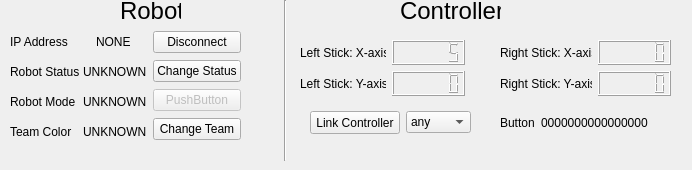
    <widget class="QWidget" name="player1_tab">
     <attribute name="title">
      <string>Player 1</string>
     </attribute>
     <widget class="Line" name="line">
      <property name="geometry">
       <rect>
        <x>240</x>
        <y>0</y>
        <width>91</width>
        <height>161</height>
       </rect>
      </property>
      <property name="orientation">
       <enum>Qt::Vertical</enum>
      </property>
     </widget>
     <widget class="QLabel" name="p1_lab_rob">
      <property name="geometry">
       <rect>
        <x>120</x>
        <y>0</y>
        <width>61</width>
        <height>21</height>
       </rect>
      </property>
      <property name="font">
       <font>
        <pointsize>18</pointsize>
       </font>
      </property>
      <property name="text">
       <string>Robot</string>
      </property>
     </widget>
     <widget class="QLabel" name="p1_lab_cont">
      <property name="geometry">
       <rect>
        <x>400</x>
        <y>0</y>
        <width>101</width>
        <height>21</height>
       </rect>
      </property>
      <property name="font">
       <font>
        <pointsize>18</pointsize>
       </font>
      </property>
      <property name="text">
       <string>Controller</string>
      </property>
     </widget>
     <widget class="QWidget" name="layoutWidget_2">
      <property name="geometry">
       <rect>
        <x>500</x>
        <y>40</y>
        <width>171</width>
        <height>56</height>
       </rect>
      </property>
      <layout class="QHBoxLayout" name="horizontalLayout_3">
       <item>
        <layout class="QVBoxLayout" name="verticalLayout_6">
         <item>
          <widget class="QLabel" name="p1_lab_rightX">
           <property name="text">
            <string>Right Stick: X-axis</string>
           </property>
          </widget>
         </item>
         <item>
          <widget class="QLabel" name="p1_lab_rightY">
           <property name="text">
            <string>Right Stick: Y-axis</string>
           </property>
          </widget>
         </item>
        </layout>
       </item>
       <item>
        <layout class="QVBoxLayout" name="verticalLayout_7">
         <item>
          <widget class="QLCDNumber" name="p1_val_rightX">
           <property name="digitCount">
            <number>6</number>
           </property>
          </widget>
         </item>
         <item>
          <widget class="QLCDNumber" name="p1_val_rightY">
           <property name="digitCount">
            <number>6</number>
           </property>
          </widget>
         </item>
        </layout>
       </item>
      </layout>
     </widget>
     <widget class="QWidget" name="layoutWidget">
      <property name="geometry">
       <rect>
        <x>500</x>
        <y>110</y>
        <width>183</width>
        <height>25</height>
       </rect>
      </property>
      <layout class="QHBoxLayout" name="horizontalLayout_5">
       <item>
        <widget class="QLabel" name="p1_lab_but">
         <property name="minimumSize">
          <size>
           <width>35</width>
           <height>23</height>
          </size>
         </property>
         <property name="maximumSize">
          <size>
           <width>35</width>
           <height>23</height>
          </size>
         </property>
         <property name="text">
          <string>Button</string>
         </property>
        </widget>
       </item>
       <item>
        <widget class="QLabel" name="p1_val_but">
         <property name="minimumSize">
          <size>
           <width>140</width>
           <height>23</height>
          </size>
         </property>
         <property name="maximumSize">
          <size>
           <width>140</width>
           <height>23</height>
          </size>
         </property>
         <property name="text">
          <string>0000000000000000</string>
         </property>
        </widget>
       </item>
      </layout>
     </widget>
     <widget class="QWidget" name="layoutWidget">
      <property name="geometry">
       <rect>
        <x>300</x>
        <y>40</y>
        <width>165</width>
        <height>56</height>
       </rect>
      </property>
      <layout class="QHBoxLayout" name="horizontalLayout_2">
       <item>
        <layout class="QVBoxLayout" name="verticalLayout_3">
         <item>
          <widget class="QLabel" name="p1_lab_leftX">
           <property name="text">
            <string>Left Stick: X-axis</string>
           </property>
          </widget>
         </item>
         <item>
          <widget class="QLabel" name="p1_lab_leftY">
           <property name="text">
            <string>Left Stick: Y-axis</string>
           </property>
          </widget>
         </item>
        </layout>
       </item>
       <item>
        <layout class="QVBoxLayout" name="verticalLayout_5">
         <item>
          <widget class="QLCDNumber" name="p1_val_leftX">
           <property name="digitCount">
            <number>6</number>
           </property>
           <property name="value" stdset="0">
            <double>5.000000000000000</double>
           </property>
          </widget>
         </item>
         <item>
          <widget class="QLCDNumber" name="p1_val_leftY">
           <property name="digitCount">
            <number>6</number>
           </property>
          </widget>
         </item>
        </layout>
       </item>
      </layout>
     </widget>
     <widget class="QWidget" name="layoutWidget">
      <property name="geometry">
       <rect>
        <x>310</x>
        <y>110</y>
        <width>161</width>
        <height>25</height>
       </rect>
      </property>
      <layout class="QHBoxLayout" name="horizontalLayout_9">
       <item>
        <widget class="QPushButton" name="p1_conCont">
         <property name="minimumSize">
          <size>
           <width>90</width>
           <height>23</height>
          </size>
         </property>
         <property name="text">
          <string>Link Controller</string>
         </property>
        </widget>
       </item>
       <item>
        <widget class="QComboBox" name="p1_contSel">
         <item>
          <property name="text">
           <string>any</string>
          </property>
         </item>
         <item>
          <property name="text">
           <string>0</string>
          </property>
         </item>
         <item>
          <property name="text">
           <string>1</string>
          </property>
         </item>
         <item>
          <property name="text">
           <string>2</string>
          </property>
         </item>
         <item>
          <property name="text">
           <string>3</string>
          </property>
         </item>
         <item>
          <property name="text">
           <string>4</string>
          </property>
         </item>
         <item>
          <property name="text">
           <string>5</string>
          </property>
         </item>
         <item>
          <property name="text">
           <string>6</string>
          </property>
         </item>
         <item>
          <property name="text">
           <string>7</string>
          </property>
         </item>
         <item>
          <property name="text">
           <string>8</string>
          </property>
         </item>
         <item>
          <property name="text">
           <string>9</string>
          </property>
         </item>
         <item>
          <property name="text">
           <string>10</string>
          </property>
         </item>
         <item>
          <property name="text">
           <string>11</string>
          </property>
         </item>
         <item>
          <property name="text">
           <string>12</string>
          </property>
         </item>
         <item>
          <property name="text">
           <string>13</string>
          </property>
         </item>
         <item>
          <property name="text">
           <string>14</string>
          </property>
         </item>
         <item>
          <property name="text">
           <string>15</string>
          </property>
         </item>
        </widget>
       </item>
      </layout>
     </widget>
     <widget class="QWidget" name="layoutWidget">
      <property name="geometry">
       <rect>
        <x>10</x>
        <y>30</y>
        <width>231</width>
        <height>114</height>
       </rect>
      </property>
      <layout class="QHBoxLayout" name="horizontalLayout_54">
       <item>
        <layout class="QVBoxLayout" name="verticalLayout_4">
         <item>
          <layout class="QHBoxLayout" name="horizontalLayout_4">
           <item>
            <widget class="QLabel" name="p1_lab_ipAdd">
             <property name="minimumSize">
              <size>
               <width>80</width>
               <height>20</height>
              </size>
             </property>
             <property name="maximumSize">
              <size>
               <width>80</width>
               <height>20</height>
              </size>
             </property>
             <property name="text">
              <string>IP Address</string>
             </property>
            </widget>
           </item>
           <item>
            <widget class="QLabel" name="p1_val_ipAdd">
             <property name="text">
              <string>NONE</string>
             </property>
            </widget>
           </item>
          </layout>
         </item>
         <item>
          <layout class="QHBoxLayout" name="horizontalLayout_6">
           <item>
            <widget class="QLabel" name="p1_lab_robStat">
             <property name="minimumSize">
              <size>
               <width>80</width>
               <height>20</height>
              </size>
             </property>
             <property name="maximumSize">
              <size>
               <width>80</width>
               <height>20</height>
              </size>
             </property>
             <property name="text">
              <string>Robot Status</string>
             </property>
            </widget>
           </item>
           <item>
            <widget class="QLabel" name="p1_val_robStat">
             <property name="text">
              <string>UNKNOWN</string>
             </property>
            </widget>
           </item>
          </layout>
         </item>
         <item>
          <layout class="QHBoxLayout" name="horizontalLayout_7">
           <item>
            <widget class="QLabel" name="p1_lab_robMod">
             <property name="minimumSize">
              <size>
               <width>80</width>
               <height>20</height>
              </size>
             </property>
             <property name="maximumSize">
              <size>
               <width>80</width>
               <height>20</height>
              </size>
             </property>
             <property name="text">
              <string>Robot Mode</string>
             </property>
            </widget>
           </item>
           <item>
            <widget class="QLabel" name="p1_val_robMod">
             <property name="text">
              <string>UNKNOWN</string>
             </property>
            </widget>
           </item>
          </layout>
         </item>
         <item>
          <layout class="QHBoxLayout" name="horizontalLayout_8">
           <item>
            <widget class="QLabel" name="p1_lab_teamCol">
             <property name="minimumSize">
              <size>
               <width>80</width>
               <height>20</height>
              </size>
             </property>
             <property name="maximumSize">
              <size>
               <width>80</width>
               <height>20</height>
              </size>
             </property>
             <property name="text">
              <string>Team Color</string>
             </property>
            </widget>
           </item>
           <item>
            <widget class="QLabel" name="p1_val_teamCol">
             <property name="text">
              <string>UNKNOWN</string>
             </property>
            </widget>
           </item>
          </layout>
         </item>
        </layout>
       </item>
       <item>
        <layout class="QVBoxLayout" name="verticalLayout_34">
         <item>
          <widget class="QPushButton" name="p1_disCon">
           <property name="text">
            <string>Disconnect</string>
           </property>
          </widget>
         </item>
         <item>
          <widget class="QPushButton" name="p1_chng_stat">
           <property name="text">
            <string>Change Status</string>
           </property>
          </widget>
         </item>
         <item>
          <widget class="QPushButton" name="pushButton">
           <property name="enabled">
            <bool>false</bool>
           </property>
           <property name="text">
            <string>PushButton</string>
           </property>
           <property name="checkable">
            <bool>false</bool>
           </property>
          </widget>
         </item>
         <item>
          <widget class="QPushButton" name="p1_chng_team">
           <property name="text">
            <string>Change Team</string>
           </property>
          </widget>
         </item>
        </layout>
       </item>
      </layout>
     </widget>
     <zorder>layoutWidget</zorder>
     <zorder>layoutWidget</zorder>
     <zorder>line</zorder>
     <zorder>p1_lab_rob</zorder>
     <zorder>p1_lab_cont</zorder>
     <zorder>layoutWidget_2</zorder>
     <zorder>layoutWidget</zorder>
     <zorder>layoutWidget</zorder>
    </widget>
